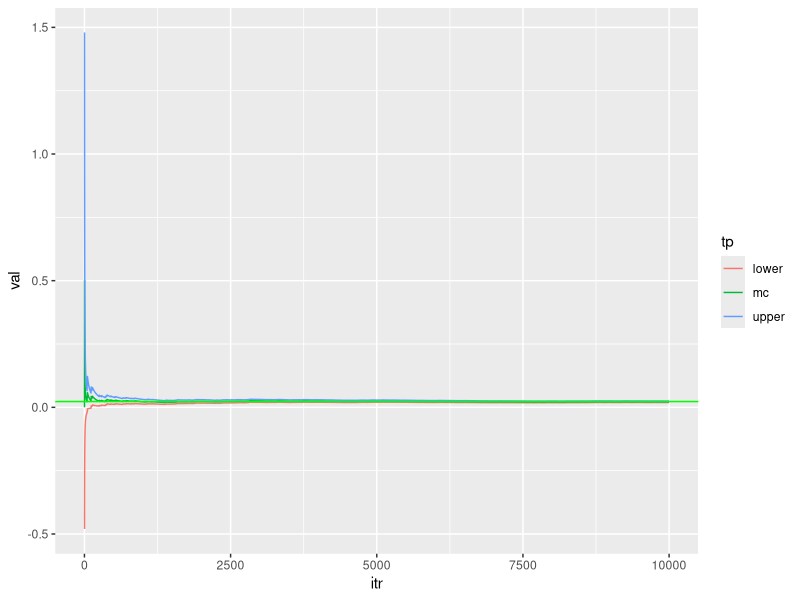
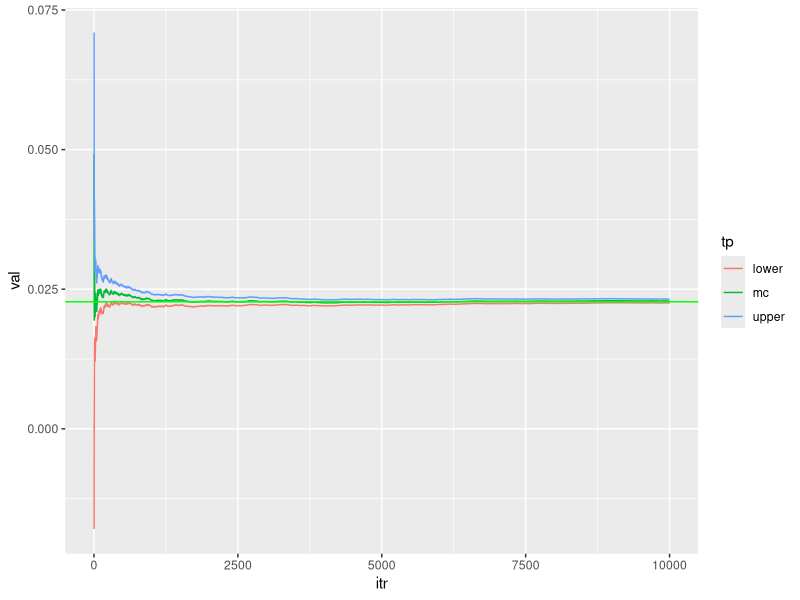

The R source for these figures, in order:
## ---- chunk 1
Nsim=10^4

indicator=function(x){
y=ifelse((x>2),1,0)
return(y)}

newdata<-rnorm(Nsim, 0,1 )

mc=c(); v=c(); upper=c(); lower=c()

for (j in 1:Nsim)
{
mc[j]=mean(indicator(newdata[1:j]))
v[j]=(j^{-1})*var(indicator(newdata[1:j]))
upper[j]=mc[j]+1.96*sqrt(v[j])
lower[j]=mc[j]-1.96*sqrt(v[j])
}

library(ggplot2)
values=c(mc,upper,lower)
type=c(rep("mc",Nsim),rep("upper",Nsim),rep("lower",Nsim))
iter=rep(seq(1:Nsim),3)
data=data.frame(val=values, tp=type, itr=iter)
Rcode<-ggplot(data,aes(itr,val,col=tp))+geom_line(size=0.5)
Rcode+geom_hline(yintercept=1-pnorm(2),color="green",size=0.5)
## ---- chunk 2
Nsim=10^4
normal_density=function(x)
{y=(1/sqrt(2*pi))*exp(-0.5*(x^2))
return(y)}
x=2-log(runif(Nsim))
ImpS=c(); v=c(); upper=c(); lower=c()
for (j in 1:Nsim)
{
ImpS[j]=mean(normal_density(x[1:j])/exp(-(x[1:j]-2)))
v[j]=(j^{-1})*var(normal_density(x[1:j])/exp(-(x[1:j]-2)))
upper[j]=ImpS[j]+1.96*sqrt(v[j])
lower[j]=ImpS[j]-1.96*sqrt(v[j])
}

library(ggplot2)
values=c(ImpS,upper,lower)
type=c(rep("mc",Nsim),rep("upper",Nsim),rep("lower",Nsim))
iter=rep(seq(1:Nsim),3)
data=data.frame(val=values, tp=type, itr=iter)
ggplot(data,aes(itr,val,col=tp))+geom_line(size=0.5)+
geom_hline(yintercept=1-pnorm(2),color="green",size=0.5)

